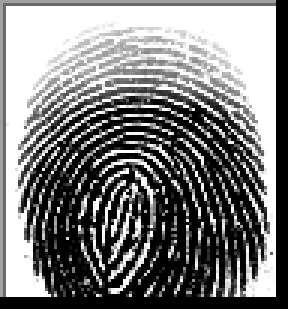
#> input picture fingerprint/fa1.BMP, 96 x 103 px (shown 3 times larger)
$ python -i consistent.py   (imports and definitions only)
#> lines starting #> are read from the running program, lines starting #| are printed output that depends on the picture; after the words box and inside, x2 and y2 are one past the last pixel; in counts of white or black regions, pixels touching at a corner belong together
#> further down, picture is the input picture: shape (103, 96); min 0, max 255, mean 125.1
import cv2
import numpy as np

def extract_consistent_region(gray):
    blurred = cv2.GaussianBlur(gray, (5, 5), 0)
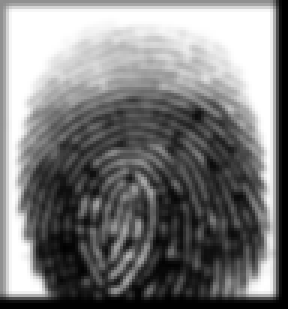
#> blurred: shape (103, 96) (shown 3 times larger); min 0, max 255, mean 125

    # Apply adaptive thresholding to binarize the image
    thresholded = cv2.adaptiveThreshold(blurred, 255, cv2.ADAPTIVE_THRESH_MEAN_C, cv2.THRESH_BINARY_INV, 7, 4)
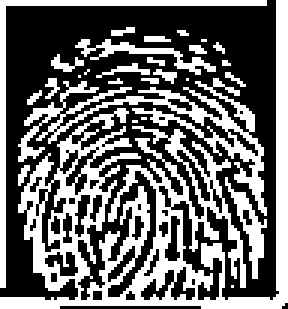
#> thresholded: shape (103, 96) (shown 3 times larger); 41.5% white; 28 white regions (21 under 20 px), largest, box (x1, y1, x2, y2) and area: (0, 0, 96, 103) 2554, (6, 26, 89, 72) 685, (0, 0, 89, 96) 366

    # Perform morphological operations to clean up the image
    kernel = np.ones((3, 3), np.uint8)
    opened = cv2.morphologyEx(thresholded, cv2.MORPH_OPEN, kernel)
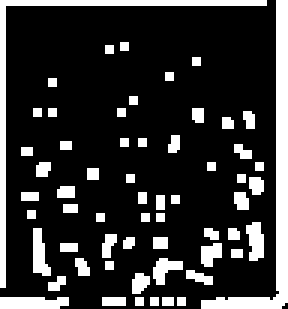
#> opened: shape (103, 96) (shown 3 times larger); 19.6% white; 60 white regions (39 under 20 px)

    # Find contours in the image
    contours, _ = cv2.findContours(opened, cv2.RETR_EXTERNAL, cv2.CHAIN_APPROX_SIMPLE)
#> contours = 60 contours, 52 with area under 20; largest, box (x1, y1, x2, y2) and area: (67, 0, 96, 103) 372, (0, 0, 89, 96) 182, (0, 99, 23, 103) 60, (11, 76, 17, 92) 44, (82, 74, 88, 87) 43, (51, 86, 61, 95) 35, (67, 81, 74, 89) 30, (44, 91, 50, 98) 22


    relevant_contours = []
    min_area_threshold = 500
    max_compactness_threshold = 15
    min_aspect_ratio = 0.5
    max_aspect_ratio = 2.0
    for contour in contours:
        # Compute contour area
        area = cv2.contourArea(contour)

        # Compute contour perimeter
        perimeter = cv2.arcLength(contour, True)

        # Compute compactness (ratio of perimeter^2 to area)
        compactness = (perimeter ** 2) / (4 * np.pi * area)

        # Compute bounding rectangle and aspect ratio
        x, y, w, h = cv2.boundingRect(contour)
        aspect_ratio = w / h

        # Filter contours based on size, compactness, and aspect ratio
        if area > min_area_threshold and compactness < max_compactness_threshold and min_aspect_ratio < aspect_ratio < max_aspect_ratio:
            relevant_contours.append(contour)
#> this loop made 60 passes
#> (area, perimeter, compactness, x, y, w, h, aspect_ratio) on passes 6, 8, 11, 14, 21, 22, 59, 60: (59.5, 50.24, 3.38, 0, 99, 23, 4, 5.75), (22.5, 19.07, 1.29, 44, 91, 6, 7, 0.857), (35, 30.49, 2.11, 51, 86, 10, 9, 1.11), (29.5, 24.24, 1.59, 67, 81, 7, 8, 0.875), (44, 37.66, 2.56, 11, 76, 6, 16, 0.375), (43, 32.49, 1.95, 82, 74, 6, 13, 0.462), (372, 260.1, 14.48, 67, 0, 29, 103, 0.282), (182.5, 365.4, 58.22, 0, 0, 89, 96, 0.927)
#> after the loop, relevant_contours = []
    # Select the largest contour as the consistent region
    max_contour = max(contours, key=cv2.contourArea)
#> max_contour = contour of 15 points, box (x1, y1, x2, y2) (67, 0, 96, 103), area 372

    # Create a mask for the consistent region
    mask = np.zeros_like(gray)
    cv2.drawContours(mask, [max_contour], -1, 255, -1)
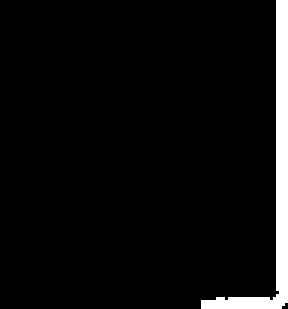
#> mask: shape (103, 96) (shown 3 times larger); 5.1% white; 1 white region, box (x1, y1, x2, y2) and area: (67, 0, 96, 103) 501

    # Apply the mask to extract the consistent region
    consistent_region = cv2.bitwise_and(gray, mask)
#> consistent_region: shape (103, 96); every value is 0
    consistent_region = cv2.normalize(consistent_region, None, alpha=0, beta=255, norm_type=cv2.NORM_MINMAX)
    return consistent_region

>>> import cv2
>>> picture = cv2.imread('fa1.BMP', cv2.IMREAD_GRAYSCALE)
>>> result = extract_consistent_region(picture)

$ run again, on fingerprint/fa3.BMP
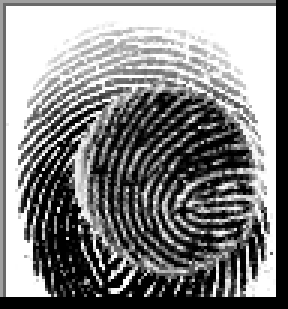
#> input picture fingerprint/fa3.BMP, 96 x 103 px (shown 3 times larger)
#> picture is the input picture: shape (103, 96); min 0, max 255, mean 131.3
#> in extract_consistent_region, `thresholded = cv2.adaptiveThreshold(blurred, 255, cv2.ADAPTIVE_THRESH_..`:
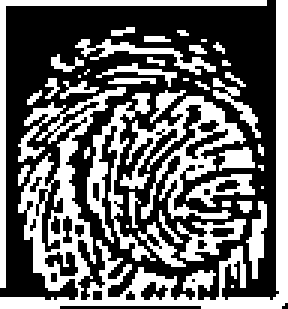
#> thresholded: shape (103, 96) (shown 3 times larger); 41% white; 42 white regions (24 under 20 px), largest, box (x1, y1, x2, y2) and area: (0, 0, 96, 103) 1739, (40, 32, 82, 73) 545, (0, 0, 89, 96) 366
#> in extract_consistent_region, `opened = cv2.morphologyEx(thresholded, cv2.MORPH_OPEN, kernel)`:
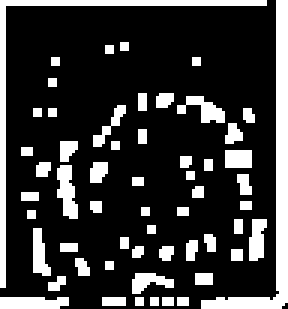
#> opened: shape (103, 96) (shown 3 times larger); 21.5% white; 57 white regions (34 under 20 px)
#> contours = 57 contours, 44 with area under 20; largest, box (x1, y1, x2, y2) and area: (67, 0, 96, 103) 372, (0, 0, 89, 96) 182, (19, 55, 26, 73) 62, (0, 99, 23, 103) 60, (59, 32, 75, 41) 48
#> the loop in extract_consistent_region, `for contour in contours:` made 57 passes
#> (area, perimeter, compactness, x, y, w, h, aspect_ratio) on passes 6, 9, 19, 21, 33, 34, 41, 43: (59.5, 50.24, 3.38, 0, 99, 23, 4, 5.75), (40.5, 36.73, 2.65, 44, 91, 14, 7, 2), (44, 37.66, 2.56, 11, 76, 6, 16, 0.375), (46.5, 35.07, 2.1, 83, 73, 6, 14, 0.429), (62.5, 45.56, 2.64, 19, 55, 7, 18, 0.389), (24.5, 20.24, 1.33, 30, 54, 6, 7, 0.857), (22.5, 20.24, 1.45, 20, 47, 6, 7, 0.857), (20, 19.66, 1.54, 75, 41, 6, 7, 0.857)
#> after the loop in extract_consistent_region, `for contour in contours:`: relevant_contours = []
#> max_contour = contour of 15 points, box (x1, y1, x2, y2) (67, 0, 96, 103), area 372
#> mask: shape (103, 96); 5.1% white; 1 white region, box (x1, y1, x2, y2) and area: (67, 0, 96, 103) 501
#> consistent_region: shape (103, 96); every value is 0
